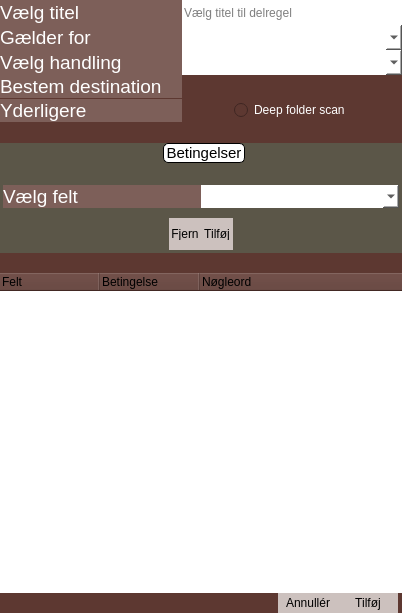
<?xml version="1.0" encoding="UTF-8"?>
<ui version="4.0">
 <class>abstractRuleDialog</class>
 <widget class="QWidget" name="abstractRuleDialog">
  <property name="geometry">
   <rect>
    <x>0</x>
    <y>0</y>
    <width>402</width>
    <height>613</height>
   </rect>
  </property>
  <property name="maximumSize">
   <size>
    <width>402</width>
    <height>16777215</height>
   </size>
  </property>
  <property name="windowTitle">
   <string>Form</string>
  </property>
  <property name="styleSheet">
   <string notr="true">QWidget
{
	background-color: rgb(93, 56, 49);
	
}
QTreeWidget
{
	background-color:white;
}
QLineEdit,QDateEdit
{
	background-color:white;
}
QComboBox
{
	border:0px solid;
	background-color:white;
}
QComboBox QAbstractItemView
{
	background-color:white;
}
QComboBox:drop-down
{
	
	border-image: url(:/My Images/Ressources/Stock Index Down.png);
	margin:5px;	

}
QLabel
{
	color:white;
	background-color: rgba(255, 255, 255, 50);
}
QPushButton
{
	background-color: rgba(255, 255, 255, 175);
	border:0 px solid black;
}
QPushButton::hover
{
	background-color:white;
}
QSpinBox
{
	background-color:white;
}
QCheckBox
{
	background-color:white;
}
QCheckBox
{
	background-color: rgba(255, 255, 255, 50);
	color:white;
}
QRadioButton
{
	color:white;
}
QFrame
{
	border:0 px solid;
}</string>
  </property>
  <layout class="QVBoxLayout" name="verticalLayout_2">
   <property name="spacing">
    <number>0</number>
   </property>
   <property name="leftMargin">
    <number>0</number>
   </property>
   <property name="topMargin">
    <number>0</number>
   </property>
   <property name="rightMargin">
    <number>0</number>
   </property>
   <property name="bottomMargin">
    <number>0</number>
   </property>
   <item>
    <widget class="QWidget" name="SelectorWidget" native="true">
     <property name="sizePolicy">
      <sizepolicy hsizetype="Preferred" vsizetype="Fixed">
       <horstretch>0</horstretch>
       <verstretch>0</verstretch>
      </sizepolicy>
     </property>
     <property name="styleSheet">
      <string notr="true">QWidget#SelectorWidget
{
	background-color: transparent;
}
</string>
     </property>
     <layout class="QVBoxLayout" name="verticalLayout">
      <property name="spacing">
       <number>0</number>
      </property>
      <property name="leftMargin">
       <number>0</number>
      </property>
      <property name="topMargin">
       <number>0</number>
      </property>
      <property name="rightMargin">
       <number>0</number>
      </property>
      <property name="bottomMargin">
       <number>0</number>
      </property>
      <item>
       <widget class="QFrame" name="titleFrame">
        <property name="minimumSize">
         <size>
          <width>0</width>
          <height>25</height>
         </size>
        </property>
        <property name="maximumSize">
         <size>
          <width>16777215</width>
          <height>25</height>
         </size>
        </property>
        <property name="frameShape">
         <enum>QFrame::StyledPanel</enum>
        </property>
        <property name="frameShadow">
         <enum>QFrame::Raised</enum>
        </property>
        <layout class="QHBoxLayout" name="horizontalLayout">
         <property name="spacing">
          <number>0</number>
         </property>
         <property name="leftMargin">
          <number>0</number>
         </property>
         <property name="topMargin">
          <number>0</number>
         </property>
         <property name="rightMargin">
          <number>0</number>
         </property>
         <property name="bottomMargin">
          <number>0</number>
         </property>
         <item>
          <widget class="QLabel" name="label_3">
           <property name="font">
            <font>
             <pointsize>14</pointsize>
            </font>
           </property>
           <property name="lineWidth">
            <number>1</number>
           </property>
           <property name="text">
            <string>Vælg titel</string>
           </property>
           <property name="alignment">
            <set>Qt::AlignLeading|Qt::AlignLeft|Qt::AlignVCenter</set>
           </property>
          </widget>
         </item>
         <item>
          <widget class="QLineEdit" name="titleBox">
           <property name="sizePolicy">
            <sizepolicy hsizetype="Fixed" vsizetype="Preferred">
             <horstretch>0</horstretch>
             <verstretch>0</verstretch>
            </sizepolicy>
           </property>
           <property name="minimumSize">
            <size>
             <width>220</width>
             <height>0</height>
            </size>
           </property>
           <property name="maximumSize">
            <size>
             <width>220</width>
             <height>16777215</height>
            </size>
           </property>
           <property name="styleSheet">
            <string notr="true">border:0 px solid;</string>
           </property>
           <property name="inputMask">
            <string/>
           </property>
           <property name="text">
            <string/>
           </property>
           <property name="alignment">
            <set>Qt::AlignLeading|Qt::AlignLeft|Qt::AlignVCenter</set>
           </property>
           <property name="placeholderText">
            <string>Vælg titel til delregel</string>
           </property>
           <property name="clearButtonEnabled">
            <bool>true</bool>
           </property>
          </widget>
         </item>
        </layout>
       </widget>
      </item>
      <item>
       <widget class="QFrame" name="applyFrame">
        <property name="minimumSize">
         <size>
          <width>0</width>
          <height>25</height>
         </size>
        </property>
        <property name="maximumSize">
         <size>
          <width>16777215</width>
          <height>25</height>
         </size>
        </property>
        <property name="frameShape">
         <enum>QFrame::StyledPanel</enum>
        </property>
        <property name="frameShadow">
         <enum>QFrame::Raised</enum>
        </property>
        <layout class="QHBoxLayout" name="horizontalLayout_13">
         <property name="spacing">
          <number>0</number>
         </property>
         <property name="leftMargin">
          <number>0</number>
         </property>
         <property name="topMargin">
          <number>0</number>
         </property>
         <property name="rightMargin">
          <number>0</number>
         </property>
         <property name="bottomMargin">
          <number>0</number>
         </property>
         <item>
          <widget class="QLabel" name="label_10">
           <property name="font">
            <font>
             <pointsize>14</pointsize>
            </font>
           </property>
           <property name="text">
            <string>Gælder for</string>
           </property>
          </widget>
         </item>
         <item>
          <widget class="QComboBox" name="appliesSelector">
           <property name="enabled">
            <bool>true</bool>
           </property>
           <property name="sizePolicy">
            <sizepolicy hsizetype="Fixed" vsizetype="Preferred">
             <horstretch>0</horstretch>
             <verstretch>0</verstretch>
            </sizepolicy>
           </property>
           <property name="minimumSize">
            <size>
             <width>220</width>
             <height>0</height>
            </size>
           </property>
           <property name="maximumSize">
            <size>
             <width>220</width>
             <height>16777215</height>
            </size>
           </property>
           <property name="editable">
            <bool>false</bool>
           </property>
           <property name="frame">
            <bool>true</bool>
           </property>
          </widget>
         </item>
        </layout>
       </widget>
      </item>
      <item>
       <widget class="QFrame" name="actionFrame">
        <property name="minimumSize">
         <size>
          <width>0</width>
          <height>25</height>
         </size>
        </property>
        <property name="maximumSize">
         <size>
          <width>16777215</width>
          <height>25</height>
         </size>
        </property>
        <property name="styleSheet">
         <string notr="true"/>
        </property>
        <property name="frameShape">
         <enum>QFrame::StyledPanel</enum>
        </property>
        <property name="frameShadow">
         <enum>QFrame::Raised</enum>
        </property>
        <layout class="QHBoxLayout" name="horizontalLayout_2">
         <property name="spacing">
          <number>0</number>
         </property>
         <property name="leftMargin">
          <number>0</number>
         </property>
         <property name="topMargin">
          <number>0</number>
         </property>
         <property name="rightMargin">
          <number>0</number>
         </property>
         <property name="bottomMargin">
          <number>0</number>
         </property>
         <item>
          <widget class="QLabel" name="label">
           <property name="font">
            <font>
             <pointsize>14</pointsize>
            </font>
           </property>
           <property name="lineWidth">
            <number>1</number>
           </property>
           <property name="text">
            <string>Vælg handling</string>
           </property>
           <property name="alignment">
            <set>Qt::AlignLeading|Qt::AlignLeft|Qt::AlignVCenter</set>
           </property>
          </widget>
         </item>
         <item>
          <widget class="QComboBox" name="actionComboBox">
           <property name="sizePolicy">
            <sizepolicy hsizetype="Fixed" vsizetype="Preferred">
             <horstretch>0</horstretch>
             <verstretch>0</verstretch>
            </sizepolicy>
           </property>
           <property name="minimumSize">
            <size>
             <width>220</width>
             <height>0</height>
            </size>
           </property>
           <property name="maximumSize">
            <size>
             <width>220</width>
             <height>16777215</height>
            </size>
           </property>
          </widget>
         </item>
        </layout>
       </widget>
      </item>
      <item>
       <widget class="QFrame" name="DestinationFrame">
        <property name="frameShape">
         <enum>QFrame::StyledPanel</enum>
        </property>
        <property name="frameShadow">
         <enum>QFrame::Raised</enum>
        </property>
        <layout class="QHBoxLayout" name="horizontalLayout_7">
         <property name="spacing">
          <number>0</number>
         </property>
         <property name="leftMargin">
          <number>0</number>
         </property>
         <property name="topMargin">
          <number>0</number>
         </property>
         <property name="rightMargin">
          <number>0</number>
         </property>
         <property name="bottomMargin">
          <number>0</number>
         </property>
         <item>
          <widget class="QLabel" name="label_5">
           <property name="font">
            <font>
             <pointsize>14</pointsize>
            </font>
           </property>
           <property name="lineWidth">
            <number>1</number>
           </property>
           <property name="text">
            <string>Bestem destination</string>
           </property>
           <property name="alignment">
            <set>Qt::AlignLeading|Qt::AlignLeft|Qt::AlignVCenter</set>
           </property>
          </widget>
         </item>
         <item>
          <widget class="rulePathSelector" name="textPathEdit" native="true">
           <property name="sizePolicy">
            <sizepolicy hsizetype="Fixed" vsizetype="Preferred">
             <horstretch>0</horstretch>
             <verstretch>0</verstretch>
            </sizepolicy>
           </property>
           <property name="minimumSize">
            <size>
             <width>220</width>
             <height>0</height>
            </size>
           </property>
           <property name="maximumSize">
            <size>
             <width>220</width>
             <height>16777215</height>
            </size>
           </property>
          </widget>
         </item>
        </layout>
       </widget>
      </item>
      <item>
       <widget class="QWidget" name="deepScanContainer" native="true">
        <property name="minimumSize">
         <size>
          <width>0</width>
          <height>25</height>
         </size>
        </property>
        <property name="maximumSize">
         <size>
          <width>16777215</width>
          <height>25</height>
         </size>
        </property>
        <property name="styleSheet">
         <string notr="true"/>
        </property>
        <layout class="QHBoxLayout" name="horizontalLayout_8">
         <property name="spacing">
          <number>0</number>
         </property>
         <property name="leftMargin">
          <number>0</number>
         </property>
         <property name="topMargin">
          <number>0</number>
         </property>
         <property name="rightMargin">
          <number>0</number>
         </property>
         <property name="bottomMargin">
          <number>0</number>
         </property>
         <item>
          <widget class="QLabel" name="label_9">
           <property name="sizePolicy">
            <sizepolicy hsizetype="Preferred" vsizetype="Fixed">
             <horstretch>0</horstretch>
             <verstretch>0</verstretch>
            </sizepolicy>
           </property>
           <property name="font">
            <font>
             <pointsize>14</pointsize>
            </font>
           </property>
           <property name="text">
            <string>Yderligere</string>
           </property>
          </widget>
         </item>
         <item>
          <widget class="QFrame" name="frame">
           <property name="minimumSize">
            <size>
             <width>220</width>
             <height>0</height>
            </size>
           </property>
           <property name="maximumSize">
            <size>
             <width>230</width>
             <height>16777215</height>
            </size>
           </property>
           <property name="frameShape">
            <enum>QFrame::StyledPanel</enum>
           </property>
           <property name="frameShadow">
            <enum>QFrame::Raised</enum>
           </property>
           <layout class="QHBoxLayout" name="horizontalLayout_9">
            <property name="spacing">
             <number>0</number>
            </property>
            <property name="leftMargin">
             <number>0</number>
            </property>
            <property name="topMargin">
             <number>0</number>
            </property>
            <property name="rightMargin">
             <number>0</number>
            </property>
            <property name="bottomMargin">
             <number>0</number>
            </property>
            <item>
             <layout class="QVBoxLayout" name="verticalLayout_3">
              <property name="spacing">
               <number>0</number>
              </property>
              <item alignment="Qt::AlignHCenter">
               <widget class="QRadioButton" name="deepScanRadioButton">
                <property name="sizePolicy">
                 <sizepolicy hsizetype="Fixed" vsizetype="Fixed">
                  <horstretch>0</horstretch>
                  <verstretch>0</verstretch>
                 </sizepolicy>
                </property>
                <property name="text">
                 <string>Deep folder scan</string>
                </property>
               </widget>
              </item>
             </layout>
            </item>
           </layout>
          </widget>
         </item>
        </layout>
       </widget>
      </item>
      <item>
       <spacer name="verticalSpacer">
        <property name="orientation">
         <enum>Qt::Vertical</enum>
        </property>
        <property name="sizeHint" stdset="0">
         <size>
          <width>20</width>
          <height>20</height>
         </size>
        </property>
       </spacer>
      </item>
      <item>
       <widget class="QGroupBox" name="conditionContainer">
        <property name="sizePolicy">
         <sizepolicy hsizetype="Expanding" vsizetype="Expanding">
          <horstretch>0</horstretch>
          <verstretch>0</verstretch>
         </sizepolicy>
        </property>
        <property name="minimumSize">
         <size>
          <width>384</width>
          <height>0</height>
         </size>
        </property>
        <property name="font">
         <font>
          <pointsize>11</pointsize>
         </font>
        </property>
        <property name="styleSheet">
         <string notr="true">QGroupBox
{	
	border:0px solid;
	background-color: rgb(91, 86, 72);
}
QGroupBox::title
{
	subcontrol-origin: margin;
    subcontrol-position: top center;
	border:1px solid;
	border-radius:5px;
	background-color:white;	
}

</string>
        </property>
        <property name="title">
         <string>Betingelser</string>
        </property>
        <property name="flat">
         <bool>false</bool>
        </property>
        <property name="checkable">
         <bool>false</bool>
        </property>
        <layout class="QVBoxLayout" name="verticalLayout_4">
         <property name="spacing">
          <number>0</number>
         </property>
         <property name="sizeConstraint">
          <enum>QLayout::SetDefaultConstraint</enum>
         </property>
         <property name="leftMargin">
          <number>0</number>
         </property>
         <property name="topMargin">
          <number>18</number>
         </property>
         <property name="rightMargin">
          <number>0</number>
         </property>
         <property name="bottomMargin">
          <number>0</number>
         </property>
         <item>
          <widget class="QFrame" name="conditionalFrame">
           <property name="minimumSize">
            <size>
             <width>0</width>
             <height>0</height>
            </size>
           </property>
           <property name="styleSheet">
            <string notr="true">border:0 px solid;</string>
           </property>
           <property name="frameShape">
            <enum>QFrame::StyledPanel</enum>
           </property>
           <property name="frameShadow">
            <enum>QFrame::Plain</enum>
           </property>
           <property name="lineWidth">
            <number>0</number>
           </property>
           <layout class="QHBoxLayout" name="horizontalLayout_3">
            <property name="spacing">
             <number>0</number>
            </property>
            <property name="leftMargin">
             <number>0</number>
            </property>
            <property name="topMargin">
             <number>0</number>
            </property>
            <property name="rightMargin">
             <number>0</number>
            </property>
            <property name="bottomMargin">
             <number>0</number>
            </property>
            <item>
             <widget class="QLabel" name="label_2">
              <property name="sizePolicy">
               <sizepolicy hsizetype="Preferred" vsizetype="Preferred">
                <horstretch>0</horstretch>
                <verstretch>0</verstretch>
               </sizepolicy>
              </property>
              <property name="minimumSize">
               <size>
                <width>32</width>
                <height>0</height>
               </size>
              </property>
              <property name="font">
               <font>
                <pointsize>14</pointsize>
               </font>
              </property>
              <property name="styleSheet">
               <string notr="true"/>
              </property>
              <property name="lineWidth">
               <number>1</number>
              </property>
              <property name="text">
               <string>Vælg felt</string>
              </property>
              <property name="alignment">
               <set>Qt::AlignLeading|Qt::AlignLeft|Qt::AlignVCenter</set>
              </property>
              <property name="margin">
               <number>0</number>
              </property>
              <property name="indent">
               <number>0</number>
              </property>
             </widget>
            </item>
            <item>
             <widget class="QComboBox" name="conditionComboBox">
              <property name="sizePolicy">
               <sizepolicy hsizetype="Preferred" vsizetype="Preferred">
                <horstretch>0</horstretch>
                <verstretch>0</verstretch>
               </sizepolicy>
              </property>
              <property name="minimumSize">
               <size>
                <width>128</width>
                <height>0</height>
               </size>
              </property>
              <property name="styleSheet">
               <string notr="true"/>
              </property>
             </widget>
            </item>
           </layout>
          </widget>
         </item>
         <item>
          <widget class="QFrame" name="conditionFrame">
           <property name="minimumSize">
            <size>
             <width>0</width>
             <height>0</height>
            </size>
           </property>
           <property name="maximumSize">
            <size>
             <width>16777215</width>
             <height>25</height>
            </size>
           </property>
           <property name="styleSheet">
            <string notr="true"/>
           </property>
           <property name="frameShape">
            <enum>QFrame::StyledPanel</enum>
           </property>
           <property name="frameShadow">
            <enum>QFrame::Raised</enum>
           </property>
           <layout class="QHBoxLayout" name="horizontalLayout_5">
            <property name="spacing">
             <number>0</number>
            </property>
            <property name="leftMargin">
             <number>0</number>
            </property>
            <property name="topMargin">
             <number>0</number>
            </property>
            <property name="rightMargin">
             <number>0</number>
            </property>
            <property name="bottomMargin">
             <number>0</number>
            </property>
            <item>
             <widget class="conditionWidget" name="conditionView" native="true">
              <property name="styleSheet">
               <string notr="true"/>
              </property>
             </widget>
            </item>
           </layout>
          </widget>
         </item>
         <item>
          <spacer name="verticalSpacer_2">
           <property name="orientation">
            <enum>Qt::Vertical</enum>
           </property>
           <property name="sizeHint" stdset="0">
            <size>
             <width>20</width>
             <height>10</height>
            </size>
           </property>
          </spacer>
         </item>
         <item alignment="Qt::AlignHCenter">
          <widget class="QFrame" name="subRuleButtonContainer">
           <property name="sizePolicy">
            <sizepolicy hsizetype="Preferred" vsizetype="Fixed">
             <horstretch>0</horstretch>
             <verstretch>0</verstretch>
            </sizepolicy>
           </property>
           <property name="styleSheet">
            <string notr="true">QPushButton
{
	padding: 10 px;
}
QPushButton#addSubRue
{
	border-left:1px dotted black;
}</string>
           </property>
           <property name="frameShape">
            <enum>QFrame::StyledPanel</enum>
           </property>
           <property name="frameShadow">
            <enum>QFrame::Raised</enum>
           </property>
           <layout class="QHBoxLayout" name="horizontalLayout_11">
            <property name="spacing">
             <number>0</number>
            </property>
            <property name="leftMargin">
             <number>0</number>
            </property>
            <property name="topMargin">
             <number>0</number>
            </property>
            <property name="rightMargin">
             <number>0</number>
            </property>
            <property name="bottomMargin">
             <number>0</number>
            </property>
            <item>
             <widget class="QPushButton" name="removeSubRule">
              <property name="sizePolicy">
               <sizepolicy hsizetype="Preferred" vsizetype="Preferred">
                <horstretch>0</horstretch>
                <verstretch>0</verstretch>
               </sizepolicy>
              </property>
              <property name="minimumSize">
               <size>
                <width>32</width>
                <height>32</height>
               </size>
              </property>
              <property name="maximumSize">
               <size>
                <width>16777212</width>
                <height>32</height>
               </size>
              </property>
              <property name="text">
               <string>Fjern</string>
              </property>
              <property name="default">
               <bool>false</bool>
              </property>
              <property name="flat">
               <bool>false</bool>
              </property>
             </widget>
            </item>
            <item>
             <widget class="QPushButton" name="addSubRule">
              <property name="sizePolicy">
               <sizepolicy hsizetype="Preferred" vsizetype="Preferred">
                <horstretch>0</horstretch>
                <verstretch>0</verstretch>
               </sizepolicy>
              </property>
              <property name="minimumSize">
               <size>
                <width>32</width>
                <height>32</height>
               </size>
              </property>
              <property name="maximumSize">
               <size>
                <width>16777212</width>
                <height>32</height>
               </size>
              </property>
              <property name="text">
               <string>Tilføj</string>
              </property>
              <property name="default">
               <bool>false</bool>
              </property>
              <property name="flat">
               <bool>false</bool>
              </property>
             </widget>
            </item>
           </layout>
          </widget>
         </item>
        </layout>
       </widget>
      </item>
      <item>
       <spacer name="verticalSpacer_3">
        <property name="orientation">
         <enum>Qt::Vertical</enum>
        </property>
        <property name="sizeHint" stdset="0">
         <size>
          <width>20</width>
          <height>20</height>
         </size>
        </property>
       </spacer>
      </item>
     </layout>
    </widget>
   </item>
   <item>
    <widget class="QTreeWidget" name="treeWidget">
     <property name="sizePolicy">
      <sizepolicy hsizetype="Expanding" vsizetype="Expanding">
       <horstretch>0</horstretch>
       <verstretch>0</verstretch>
      </sizepolicy>
     </property>
     <property name="styleSheet">
      <string notr="true"/>
     </property>
     <property name="uniformRowHeights">
      <bool>false</bool>
     </property>
     <property name="itemsExpandable">
      <bool>false</bool>
     </property>
     <property name="expandsOnDoubleClick">
      <bool>false</bool>
     </property>
     <property name="columnCount">
      <number>3</number>
     </property>
     <column>
      <property name="text">
       <string notr="true">Felt</string>
      </property>
     </column>
     <column>
      <property name="text">
       <string>Betingelse</string>
      </property>
     </column>
     <column>
      <property name="text">
       <string>Nøgleord</string>
      </property>
     </column>
    </widget>
   </item>
   <item>
    <widget class="QFrame" name="frame_8">
     <property name="frameShape">
      <enum>QFrame::StyledPanel</enum>
     </property>
     <property name="frameShadow">
      <enum>QFrame::Raised</enum>
     </property>
     <layout class="QHBoxLayout" name="horizontalLayout_12">
      <property name="spacing">
       <number>0</number>
      </property>
      <property name="leftMargin">
       <number>0</number>
      </property>
      <property name="topMargin">
       <number>0</number>
      </property>
      <property name="rightMargin">
       <number>0</number>
      </property>
      <property name="bottomMargin">
       <number>0</number>
      </property>
      <item>
       <spacer name="horizontalSpacer_2">
        <property name="orientation">
         <enum>Qt::Horizontal</enum>
        </property>
        <property name="sizeHint" stdset="0">
         <size>
          <width>270</width>
          <height>17</height>
         </size>
        </property>
       </spacer>
      </item>
      <item>
       <widget class="QPushButton" name="pushButton_2">
        <property name="minimumSize">
         <size>
          <width>60</width>
          <height>20</height>
         </size>
        </property>
        <property name="text">
         <string>Annullér</string>
        </property>
       </widget>
      </item>
      <item>
       <widget class="QPushButton" name="addButton">
        <property name="minimumSize">
         <size>
          <width>60</width>
          <height>20</height>
         </size>
        </property>
        <property name="text">
         <string>Tilføj</string>
        </property>
       </widget>
      </item>
      <item>
       <spacer name="horizontalSpacer_3">
        <property name="orientation">
         <enum>Qt::Horizontal</enum>
        </property>
        <property name="sizeType">
         <enum>QSizePolicy::Fixed</enum>
        </property>
        <property name="sizeHint" stdset="0">
         <size>
          <width>4</width>
          <height>20</height>
         </size>
        </property>
       </spacer>
      </item>
     </layout>
    </widget>
   </item>
  </layout>
 </widget>
 <layoutdefault spacing="0" margin="0"/>
 <customwidgets>
  <customwidget>
   <class>rulePathSelector</class>
   <extends>QWidget</extends>
   <header>rulepathselector.h</header>
   <container>1</container>
  </customwidget>
  <customwidget>
   <class>conditionWidget</class>
   <extends>QWidget</extends>
   <header>conditionwidget.h</header>
   <container>1</container>
  </customwidget>
 </customwidgets>
 <tabstops>
  <tabstop>titleBox</tabstop>
  <tabstop>appliesSelector</tabstop>
  <tabstop>actionComboBox</tabstop>
  <tabstop>addSubRule</tabstop>
  <tabstop>conditionComboBox</tabstop>
  <tabstop>deepScanRadioButton</tabstop>
  <tabstop>addButton</tabstop>
  <tabstop>pushButton_2</tabstop>
  <tabstop>removeSubRule</tabstop>
  <tabstop>treeWidget</tabstop>
 </tabstops>
 <resources/>
 <connections>
  <connection>
   <sender>pushButton_2</sender>
   <signal>clicked()</signal>
   <receiver>abstractRuleDialog</receiver>
   <slot>close()</slot>
   <hints>
    <hint type="sourcelabel">
     <x>306</x>
     <y>603</y>
    </hint>
    <hint type="destinationlabel">
     <x>527</x>
     <y>520</y>
    </hint>
   </hints>
  </connection>
 </connections>
 <slots>
  <slot>actionBoxChanged(QString)</slot>
  <slot>conditionBoxChanged(QString)</slot>
 </slots>
</ui>
